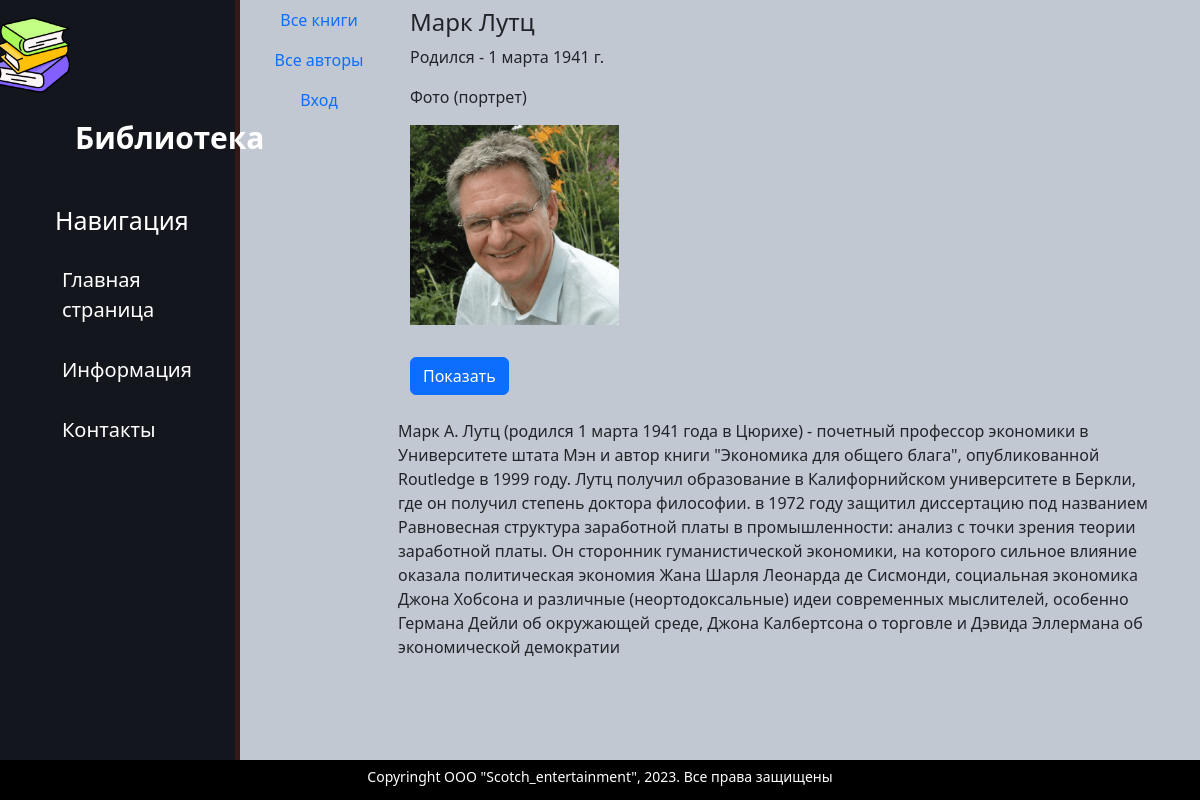
/authors/16/, run on the app's committed database.
### catalog/models.py (models this page shows, shortened)
class Author(models.Model):
    first_name = models.CharField(max_length=100,
                                  help_text="Введите имя автора",
                                  verbose_name="Имя автора")
    last_name = models.CharField(max_length=100,
                                 help_text="Введите фамилию автора",
                                 verbose_name="Фамилия автора")
    date_of_birth = models.DateField(
        help_text="Введите дату рождения",
        verbose_name="Дата рождения",
        null=True, blank=True)
    about = models.TextField(help_text="Введите сведения об авторе",
                             verbose_name="Сведения об авторе")
    photo = models.ImageField(upload_to='images',
                              help_text="Введите фото автора",
                              verbose_name="Фото автора",
                              null=True, blank=True)

### catalog/views.py (the view)
# urls.py: path('authors/<int:pk>/', views.AuthorDetailView.as_view(), name='author-detail'),
class AuthorDetailView(DetailView):
    model = Author

### templates/catalog/author_detail.html
{% extends "catalog/base.html" %}
{% block content %}
<div class="container text-start text-#19b7e3">
    <div class="row my-2">
        <h4>{{ object.first_name }} {{ author.last_name }}</h4>
        <p> Родился - {{ author.date_of_birth }}</p>
        <p> Фото (портрет) </p>
        <p><img src="{{ author.photo.url }}" alt="connect" style="max-height:200px"></p>
        <div class="row my-2">
            <div class="col-2 my-2">
                <a href="{{ author.photo.url }}" class="btn btn-primary" target="_blank"> Показать </a>
            </div>
        </div>
        <div class="row my-2">{{ author.about }}</div>
    </div>
</div>
{% endblock %}

### static/catalog/css/catalog.css (style rules this page uses)
body { background: #c2c8d1; }

### templates/catalog/base.html (style rules this page uses)
a { text-decoration: none; }

### data on the page
Author: first_name "Марк", last_name "Лутц", date_of_birth "1 марта 1941 г.", photo (picture), about "Марк А. Лутц (родился 1 марта 1941 года в Цюрихе) - почетный профессор экономики в Университете штата Мэн и автор книги \"Экономика для общего блага\", опубликованной Routledge в 1999 году. Лутц получил образование в Калифорнийском университете в Беркли, где он получил степень доктора философии. в 1972 году защитил диссертацию под названием Равновесная структура заработной платы в промышленности: анализ с точки зрения теории заработной платы. Он сторонник гуманистической экономики, на которого сильное влияние оказала политическая экономия Жана Шарля Леонарда де Сисмонди, социальная экономика Джона Хобсона и различные (неортодоксальные) идеи современных мыслителей, особенно Германа Дейли об…"
